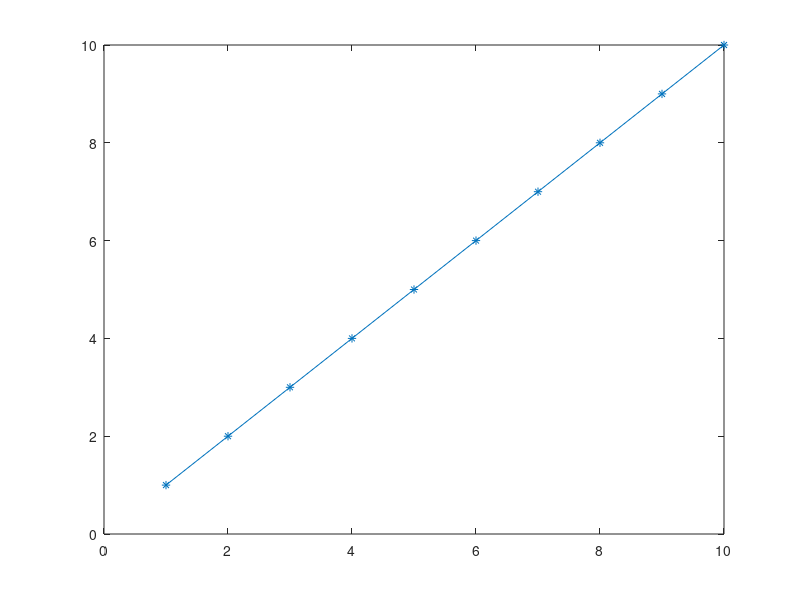

Reproduce this figure in MATLAB.
%% Assignement 1: System description and analysis
% This is just an example script to generate some basic test content

%% Setup figure saving

figFolder = '../figures';
mkdir(figFolder);

% Save an example figure
y = 1:10;
plot(y, '*-')
saveas(gcf, fullfile(figFolder, 'exampleFigure.png'))
